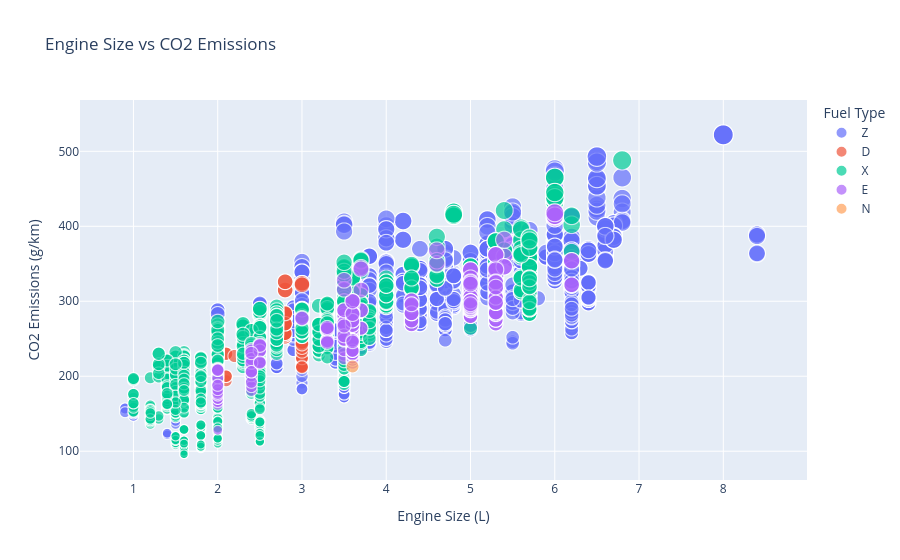

The cell this chart's notebook holds for it:
### Code cell
fig = px.scatter(
    co2,
    x='Engine Size(L)',  # Corrected column name
    y='CO2 Emissions(g/km)',
    title='Engine Size vs CO2 Emissions',
    labels={'Engine Size(L)': 'Engine Size (L)', 'CO2 Emissions(g/km)': 'CO2 Emissions (g/km)'},
    color='Fuel Type',
    size='CO2 Emissions(g/km)',
    hover_data=['Make', 'Model']
)
fig.show()

### Figure 1 — Plotly figure (JSON) as saved in the notebook; plotly's stock layout.template omitted (floating-point values rounded to 4 significant figures; data arrays with more than 128 entries replaced by an {"elided": "..."} marker saying what was removed)
{"data": [{"customdata": {"elided": "3202x2 str values"}, "hovertemplate": "Fuel Type=Z<br>Engine Size (L)=%{x}<br>CO2 Emissions (g/km)=%{marker.size}<br>Make=%{customdata[0]}<br>Model=%{customdata[1]}<extra></extra>", "legendgroup": "Z", "marker": {"color": "#636efa", "size": {"elided": "3202 int values"}, "sizemode": "area", "sizeref": 1.305, "symbol": "circle"}, "mode": "markers", "name": "Z", "showlegend": true, "type": "scattergl", "x": {"elided": "3202 float values"}, "xaxis": "x", "y": {"elided": "3202 int values"}, "yaxis": "y"}, {"customdata": {"elided": "175x2 str values"}, "hovertemplate": "Fuel Type=D<br>Engine Size (L)=%{x}<br>CO2 Emissions (g/km)=%{marker.size}<br>Make=%{customdata[0]}<br>Model=%{customdata[1]}<extra></extra>", "legendgroup": "D", "marker": {"color": "#EF553B", "size": {"elided": "175 int values"}, "sizemode": "area", "sizeref": 1.305, "symbol": "circle"}, "mode": "markers", "name": "D", "showlegend": true, "type": "scattergl", "x": {"elided": "175 float values"}, "xaxis": "x", "y": {"elided": "175 int values"}, "yaxis": "y"}, {"customdata": {"elided": "3637x2 str values"}, "hovertemplate": "Fuel Type=X<br>Engine Size (L)=%{x}<br>CO2 Emissions (g/km)=%{marker.size}<br>Make=%{customdata[0]}<br>Model=%{customdata[1]}<extra></extra>", "legendgroup": "X", "marker": {"color": "#00cc96", "size": {"elided": "3637 int values"}, "sizemode": "area", "sizeref": 1.305, "symbol": "circle"}, "mode": "markers", "name": "X", "showlegend": true, "type": "scattergl", "x": {"elided": "3637 float values"}, "xaxis": "x", "y": {"elided": "3637 int values"}, "yaxis": "y"}, {"customdata": {"elided": "370x2 str values"}, "hovertemplate": "Fuel Type=E<br>Engine Size (L)=%{x}<br>CO2 Emissions (g/km)=%{marker.size}<br>Make=%{customdata[0]}<br>Model=%{customdata[1]}<extra></extra>", "legendgroup": "E", "marker": {"color": "#ab63fa", "size": {"elided": "370 int values"}, "sizemode": "area", "sizeref": 1.305, "symbol": "circle"}, "mode": "markers", "name": "E", "showlegend": true, "type": "scattergl", "x": {"elided": "370 float values"}, "xaxis": "x", "y": {"elided": "370 int values"}, "yaxis": "y"}, {"customdata": [["CHEVROLET", "IMPALA DUAL FUEL"]], "hovertemplate": "Fuel Type=N<br>Engine Size (L)=%{x}<br>CO2 Emissions (g/km)=%{marker.size}<br>Make=%{customdata[0]}<br>Model=%{customdata[1]}<extra></extra>", "legendgroup": "N", "marker": {"color": "#FFA15A", "size": [213], "sizemode": "area", "sizeref": 1.305, "symbol": "circle"}, "mode": "markers", "name": "N", "showlegend": true, "type": "scattergl", "x": [3.6], "xaxis": "x", "y": [213], "yaxis": "y"}], "layout": {"legend": {"itemsizing": "constant", "title": {"text": "Fuel Type"}, "tracegroupgap": 0}, "title": {"text": "Engine Size vs CO2 Emissions"}, "xaxis": {"anchor": "y", "domain": [0, 1], "title": {"text": "Engine Size (L)"}}, "yaxis": {"anchor": "x", "domain": [0, 1], "title": {"text": "CO2 Emissions (g/km)"}}}}
